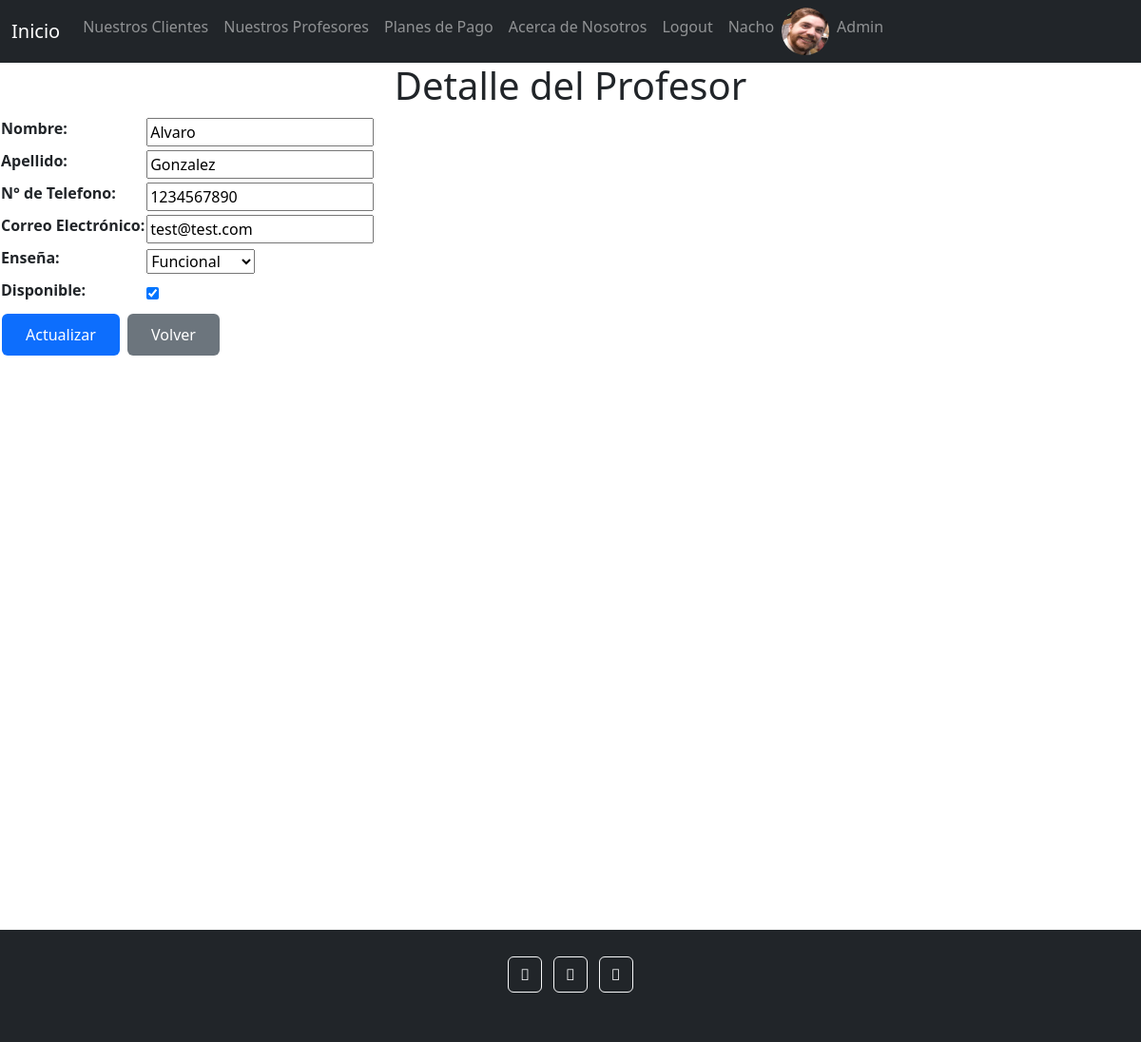
/trainers/update-trainer/2/ (signed in), run on an earlier commit of the app's database.
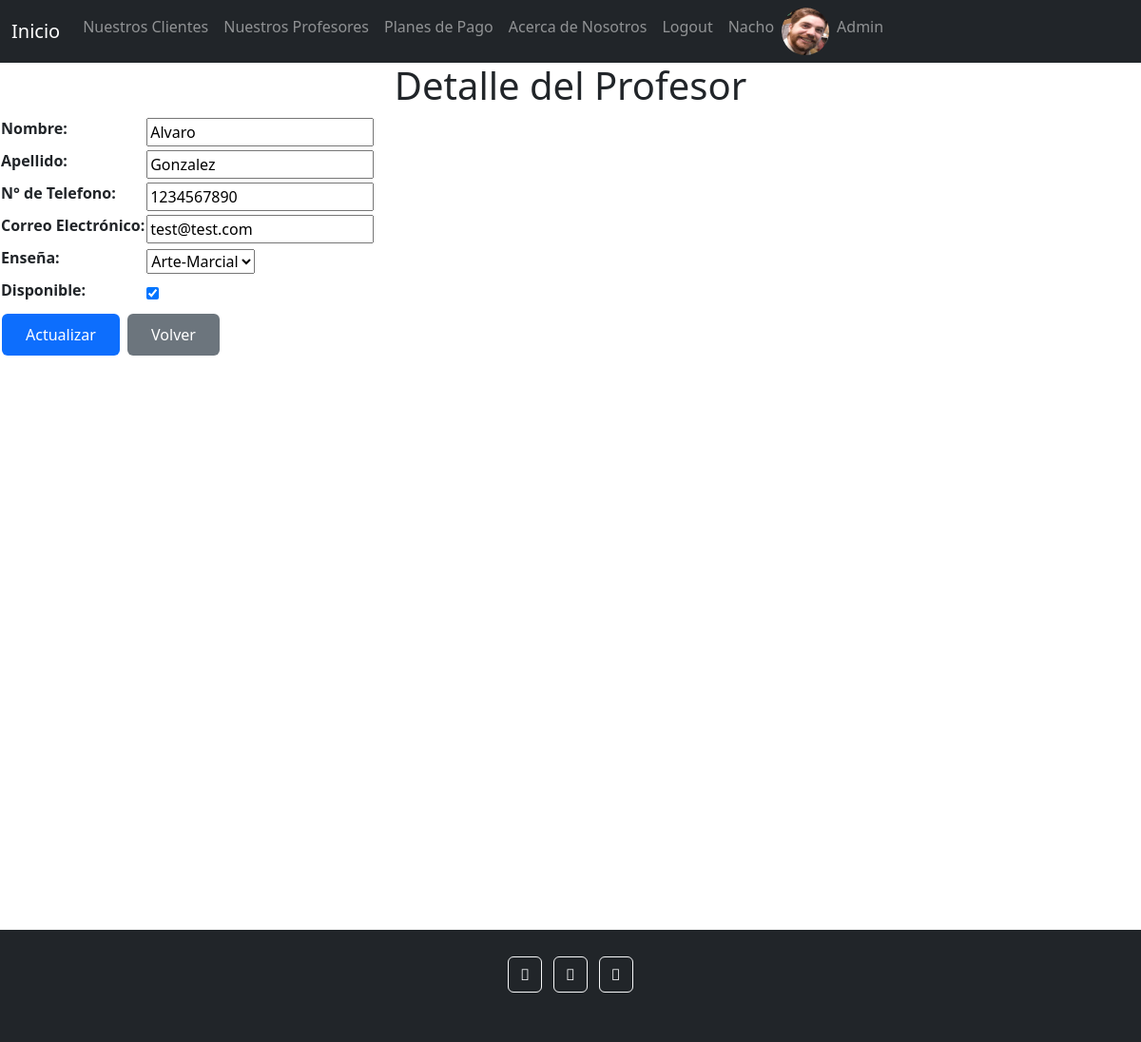
And on a later commit of the database.
### trainers/models.py (models this page shows, shortened)
class Trainers(models.Model):
    first_name = models.CharField(max_length=50)
    last_name = models.CharField(max_length=50)
    phone_number = models.CharField(max_length=20)
    email = models.EmailField()
    teaches = models.CharField(max_length=50, choices = CONDITION_CHOICES)
    is_free = models.BooleanField(default=True)

### trainers/views.py (the view, shortened to what this page needs)
# urls.py: path('update-trainer/<int:pk>/', update_trainer, name='update_trainer'),
@login_required
def update_trainer(request, pk):
    trainer = Trainers.objects.get(id=pk)
    if request.method == 'GET':
        form = TrainerForm(initial = {
            'first_name':trainer.first_name,
            'last_name':trainer.last_name,
            'phone_number':trainer.phone_number,
            'email':trainer.email,
            'teaches':trainer.teaches,
            'is_free':trainer.is_free,
        })
        context ={
            'form':form
        }
        return render(request, 'trainers/update_trainer.html', context=context)

### trainers/forms.py
class TrainerForm(forms.Form):
    first_name = forms.CharField(max_length=50, required=True, label='Nombre')
    last_name = forms.CharField(max_length=50, required=True, label='Apellido')
    phone_number = forms.CharField(max_length=20, required=False, label='N° de Telefono')
    email = forms.EmailField(required=False, label='Correo Electrónico')
    teaches = forms.ChoiceField(required=True, choices = CONDITION_CHOICES, label='Enseña')
    is_free = forms.BooleanField(required=False, label='Disponible')

### templates/trainers/update_trainer.html (shortened to what this page needs)
{% extends 'base.html' %}
{% block content %}
    <center><h1>Detalle del Profesor</h1></center>
    {% if form %}
        <form action="" method="POST">
            <table>
                {{form.as_table}}
            </table>
            <input id="button" class="btn btn-primary" type="submit" value="Actualizar">
            <a href="/trainers/list-trainers/" id="button" class="btn btn-secondary">Volver</a>
        </form>
    {% endif %}
{% endblock %}

What changed in the data, as far as the page shows it:
changed Trainers "Alvaro": teaches "Funcional" → "Arte-Marcial"
